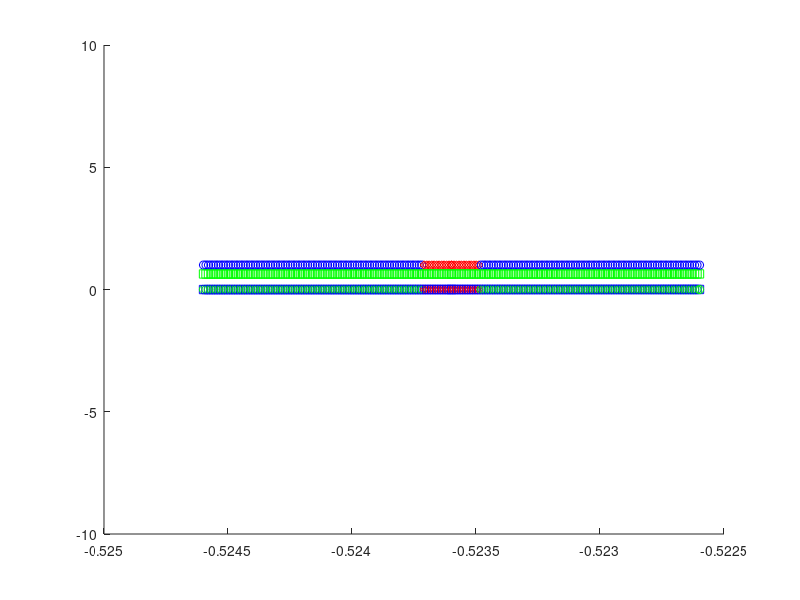

Write the MATLAB code that produced this figure.
function test_calc_I_n
% I_n = calc_I_n(mu_n, k, Ly, theta)
%
k  = 1;
Ly = 2 * pi;
mu_n = (0:1) * pi / Ly;
% positive theta
% theta = pi/6-0.001:0.00001:pi/6;
% theta = [theta 2*pi/6-fliplr(theta)];
% negative theta
theta = -pi/6-0.001:0.00001:-pi/6;
theta = [theta -2*pi/6-fliplr(theta)];
figure(1),clf,hold on
for m = 1:length(theta)
    n = length(mu_n);
    tmp = repmat([1 -1], 1, floor(n/2.0));
    if rem(n,2) == 1
        tmp(n) = 1;
    end
    test = 0;
    if theta(m) == 0.0
        I_n    = zeros(1, n);
        I_n(1) = 1.0;
    else
        sinth   = sin(theta(m));
        iksinth = i * k * sinth;
        N = length(mu_n);
        for n=1:N
            if mu_n(n) == abs(iksinth)
                I_n(n) = 1.0;
            elseif abs(abs(iksinth) - mu_n(n)) < 1.0e-4
                test=1;
                if mu_n(n) == 0
                    eps    = k * sinth * Ly;
                    I_n(n) = 1 - i * eps / 2 - eps^2 / 6;
                else
                eps    = (abs(k * sinth) - mu_n(n)) * Ly;
                beta   = mu_n(n) * Ly;
                gamma  = sign(k * sinth);
                I_n(n) = 1 + eps / (2 * beta) * (1 - i * gamma * beta) - ...
                             eps^2 / (2 * beta)^2 * (1 + i * gamma * beta + 2 / 3 * beta^2);
                end
            else
%                 if n == 2
%                     tempo = [(abs(iksinth)^2 - mu_n(n).^2) (tmp(n) * exp(-iksinth * Ly) - 1.0)]
%                 end
                I_n(n) = 2.0  / Ly * iksinth ./ (abs(iksinth)^2 - mu_n(n).^2) .* (tmp(n) * exp(-iksinth * Ly) - 1.0);
                if mu_n(n) == 0.0
                    I_n(n) = I_n(n) * 0.5;
                end
            end
        end
    end
    plot(theta(m),real(I_n(1)),'bs')
    plot(theta(m),imag(I_n(1)),'gs')
    if test == 0
        plot(theta(m),real(I_n(2)),'bo')
        plot(theta(m),imag(I_n(2)),'go')
    else
        plot(theta(m),real(I_n(2)),'rd')
        plot(theta(m),imag(I_n(2)),'rd')
    end    
end
ylim([-10 10])